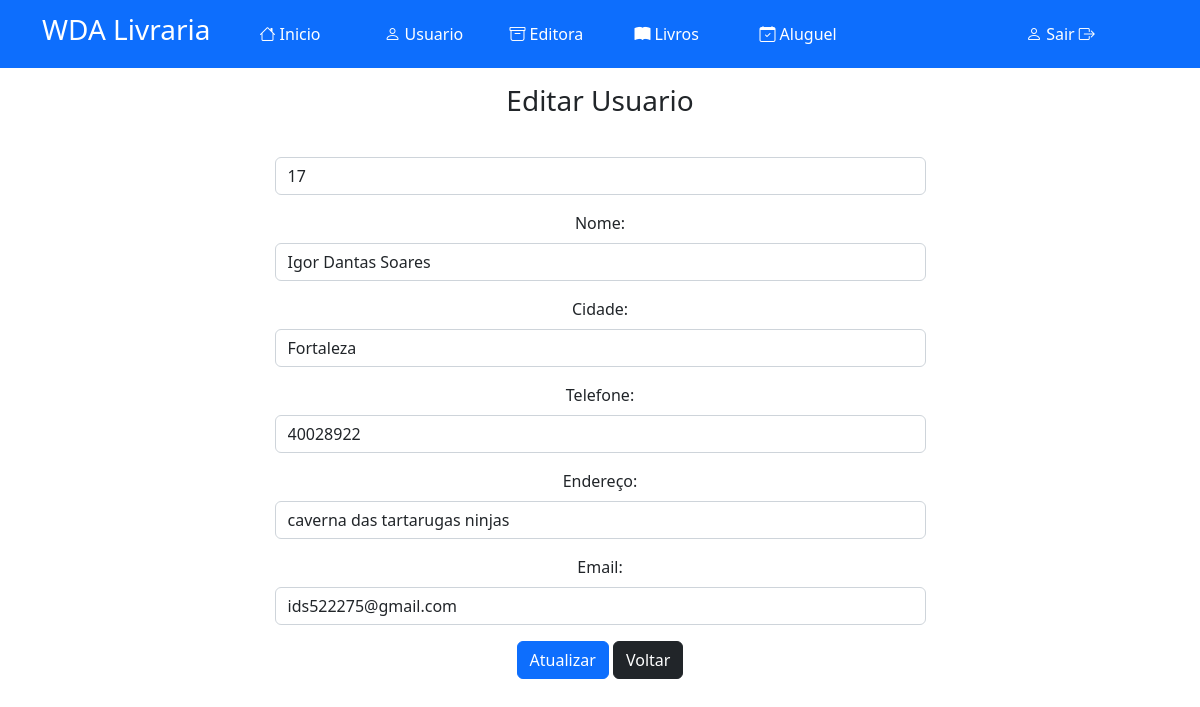
Before: /index.php?menuop=editar-usuario&idUsuario=17 (signed in) with the older database file.
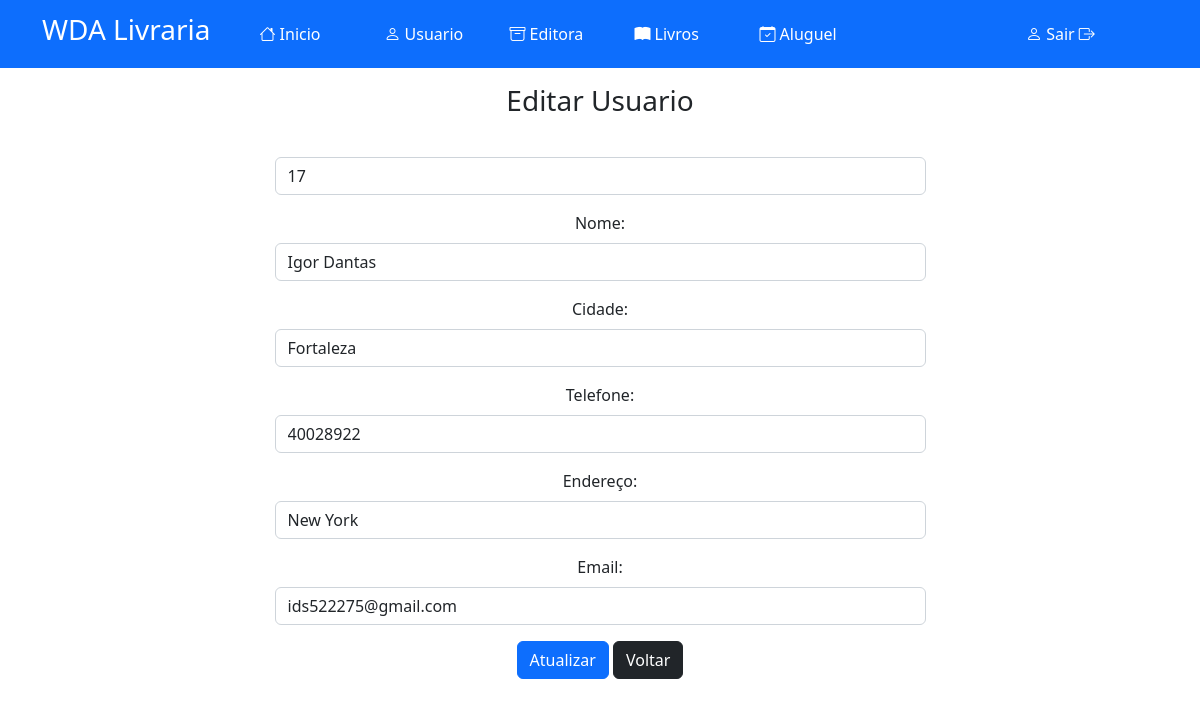
After: the same page with the newer database file.
### tables this page shows
CREATE TABLE `tbusuario` (
  `idUsuario` int(11) NOT NULL,
  `nomeUsuario` varchar(200) NOT NULL,
  `cidadeUsuario` varchar(150) NOT NULL,
  `numeroUsuario` int(10) NOT NULL,
  `endereçoUsuario` varchar(200) NOT NULL,
  `emailUsuario` varchar(200) NOT NULL
);

### paginas/usuario/editar-usuario.php (the view, shortened to what this page needs)
<?php
$idUsuario = $_GET["idUsuario"];
$sql = "SELECT * FROM tbusuario WHERE idUsuario= {$idUsuario}";
$rs = $conexao -> query($sql);
$dados = $rs -> fetch_assoc();
?>
<center>
<header class="mb-3 mt-3">
    <h3>Editar Usuario</h3>
</header>
<div>
    <form action="index.php?menuop=atualizar-usuario" method="POST">
        <div class="mb-3 col-7">
            <input class="form-control" type="text" name="idUsuario" value="<?=$dados["idUsuario"]?>">
        </div>
        <div class="mb-3 col-7">
            <label class="form-label" for="nomeUsuario">Nome:</label>
            <input class="form-control" type="text" name="nomeUsuario" value="<?=$dados["nomeUsuario"]?>">
        </div>
        <div class="mb-3 col-7">
            <label class="form-label" for="cidadeUsuario">Cidade:</label>
            <input class="form-control" type="text" name="cidadeUsuario" value="<?=$dados["cidadeUsuario"]?>">
        </div>
        <div class="mb-3 col-7">
            <label class="form-label" for="numeroUsuario">Telefone:</label>
            <input class="form-control" type="text" name="numeroUsuario" value="<?=$dados["numeroUsuario"]?>">
        </div>
        <div class="mb-3 col-7">
            <label class="form-label" for="endereçoUsuario">Endereço:</label>
            <input class="form-control" type="text" name="endereçoUsuario" value="<?=$dados["endereçoUsuario"]?>">
        </div>
        <div class="mb-3 col-7">
            <label class="form-label" for="emailUsuario">Email:</label>
            <input class="form-control" type="email" name="emailUsuario" value="<?=$dados["emailUsuario"]?>">
        </div>
        <div class="mb-3 col-7">
            <input class="btn btn-primary" type="submit" value = "Atualizar" name="btnAtualizar">
            <a href="?menuop=usuario" class="btn btn-dark">Voltar</a>
        </div>
    </form>
</div>
</center>

Changed rows visible on the page:
changed tbusuario "Fortaleza": nomeUsuario "Igor Dantas Soares" → "Igor Dantas"; endereçoUsuario "caverna das tartarugas ninjas" → "New York"
